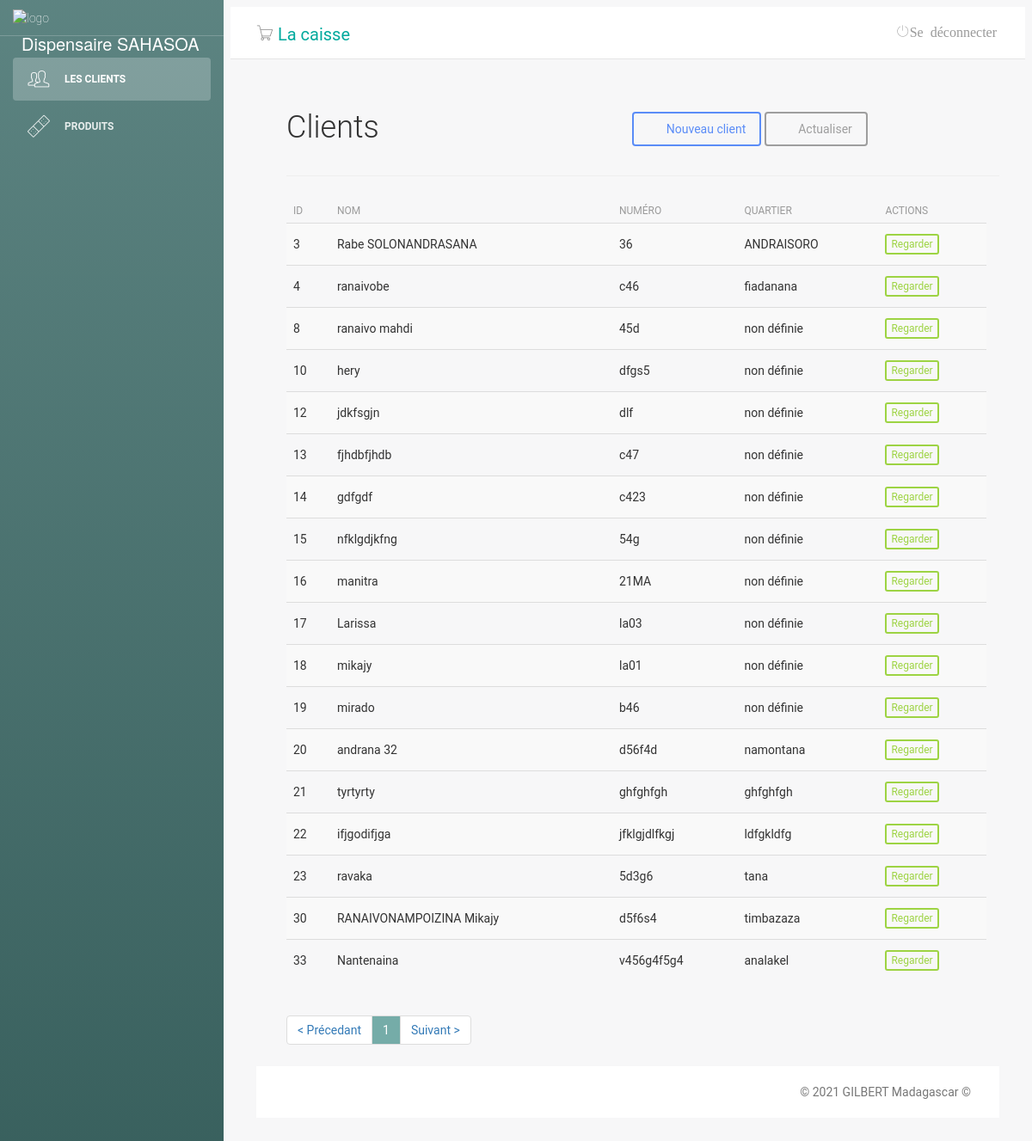
/main.php?pg=cliente, run on an earlier commit of the app's database.
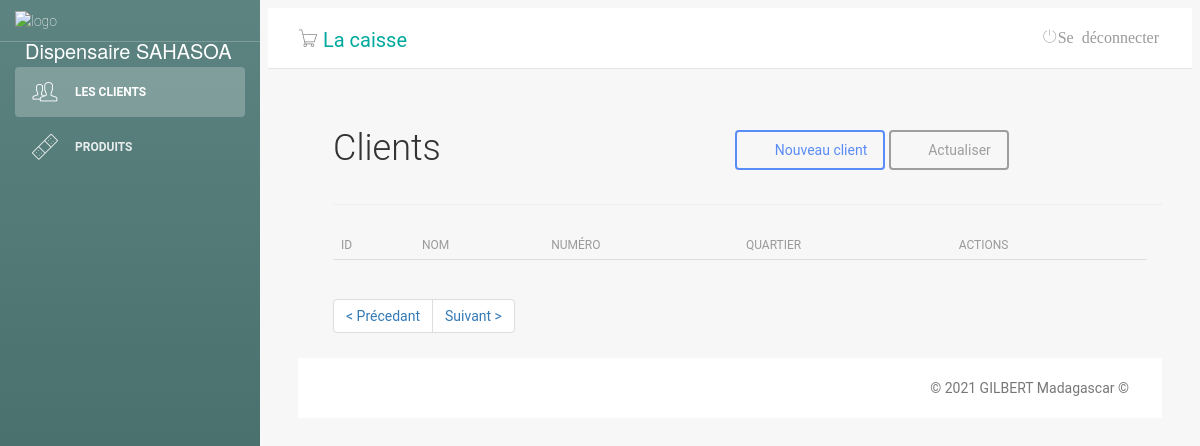
And on a later commit of the database.
### tables this page shows
CREATE TABLE "tb_clientes" (
	"id"	INTEGER NOT NULL,
	"cpf"	int(11),
	"nome"	varchar(55),
	"dataNascimento"	date,
	"endereco"	varchar(55),
	"numero"	TEXT,
	"bairro"	varchar(55),
	"telefone"	int(11),
	"celular"	int(11),
	"email"	varchar(55),
	"insciption_date"	TEXT,
	"mois"	NUMERIC,
	"an"	NUMERIC,
	PRIMARY KEY("id" AUTOINCREMENT)
);

### cliente.php (the view, shortened to what this page needs)
<?php
include('classes/Mysql.php');
?>
<?php
$numRows = 0;
$itemsPerPage = 30;
$totalItemReq = $db->query('SELECT id FROM tb_clientes');
while ($row = $totalItemReq->fetch(SQLITE3_ASSOC)) {
    ++$numRows;
}
$totalItem = $numRows;
$totalPages = ceil($totalItem / $itemsPerPage) + 1;
if (isset($_GET['page']) and !empty($_GET['page']) and $_GET['page'] > 0 and $_GET['page'] <= $totalItem) {
    $_GET['page'] = intval($_GET['page']);
    $currentPage = $_GET['page'];
} else {
    $currentPage = 1;
}
$begin = ($currentPage - 1) * $itemsPerPage;
$sql = $db->prepare("SELECT * FROM `tb_clientes` LIMIT $begin,$itemsPerPage");
$sql->execute();
$clientes = $sql->fetchAll();
?>
<div class="lista-cliente">
    <div id="top" class="row">
        <div class="col-sm-2">
            <h2>Clients</h2>
        </div>
        <div class="col-sm-6">
        </div>
        <div class="col-sm-4 btn-lista">
            <a class="btn btn-primary" href="?pg=adicionar-cliente"><i class="fa fa-plus"></i> Nouveau client</a>
            <a class="btn btn-default" href="?pg=cliente"><i class="fa fa-refresh"></i> Actualiser</a>
        </div>
    </div>
    <hr />
    <div id="list" class="row">
        <div class="table-responsive col-md-12">
            <table class="table table-striped" cellspacing="0" cellpadding="0">
                <thead>
                    <tr>
                        <th>ID</th>
                        <th>Nom</th>
                        <th>Numéro</th>
                        <th>Quartier</th>
                        <th class="actions">Actions</th>
                    </tr>
                </thead>
                <tbody>
                    <tr>
                        <?php foreach ($clientes as $value) : ?>
                            <td><?php echo $value['id'] ?></td>
                            <td><?php echo $value['nome'] ?></td>
                            <td><?php echo $value['numero'] ?></td>
                            <td><?php echo $value['bairro'] ?></td>
                            <td class="actions">
                                <a class="btn btn-success btn-xs" href="?pg=visualizar-cliente&id=<?php echo $value['id']; ?>">Regarder</a>
                            </td>
                    </tr>
                <?php endforeach; ?>
                </tbody>
            </table>
            <div id="bottom" class="row">
                <div class="col-md-12">
                <ul class="pagination">
                    <?php if ($currentPage != 1) {
                        $prev = $currentPage - 1;
                        echo '<li class="prev"><a href="?pg=cliente&page=' . ($prev) . '" rel="next">&lt; Précedant</a></li>';
                    } else {
                        echo '<li><a href="#">&lt; Précedant</a></li>';
                    }
                    ?>
                    <?php for ($i = 1; $i < $totalPages; $i++) {
                        if ($i == $currentPage) {
                            echo '<li><a  style="background-color: #75aca8; color:white;" href="#">' . $i . '</a></li>';
                        } else {
                            echo '<li><a href="?pg=cliente&page=' . $i . '">' . $i . '</a></li>';
                        }
                    } ?>
                    <?php if ($currentPage < ($totalPages - 1)) {
                        echo '<li class="next"><a href="?pg=cliente&page=' . (++$currentPage) . '" rel="next">Suivant &gt;</a></li>';
                    } else {
                        echo '<li class="next"><a href="#" rel="next">Suivant &gt;</a></li>';
                    }
                    ?>
                </ul>
                </div>
            </div>
        </div>

What changed in the data, as far as the page shows it:
removed tb_clientes: id "3", nome "Rabe SOLONANDRASANA", numero "36", bairro "ANDRAISORO"
removed tb_clientes: id "4", nome "ranaivobe", numero "c46", bairro "fiadanana"
removed tb_clientes: id "8", nome "ranaivo mahdi", numero "45d", bairro "non définie"
removed tb_clientes: id "10", nome "hery", numero "dfgs5", bairro "non définie"
removed tb_clientes: id "12", nome "jdkfsgjn", numero "dlf", bairro "non définie"
removed tb_clientes: id "13", nome "fjhdbfjhdb", numero "c47", bairro "non définie"
removed tb_clientes: id "14", nome "gdfgdf", numero "c423", bairro "non définie"
removed tb_clientes: id "15", nome "nfklgdjkfng", numero "54g", bairro "non définie"
removed tb_clientes: id "16", nome "manitra", numero "21MA", bairro "non définie"
removed tb_clientes: id "17", nome "Larissa", numero "la03", bairro "non définie"
removed tb_clientes: id "18", nome "mikajy", numero "la01", bairro "non définie"
removed tb_clientes: id "19", nome "mirado", numero "b46", bairro "non définie"
removed tb_clientes: id "20", nome "andrana 32", numero "d56f4d", bairro "namontana"
removed tb_clientes: id "21", nome "tyrtyrty", numero "ghfghfgh", bairro "ghfghfgh"
removed tb_clientes: id "22", nome "ifjgodifjga", numero "jfklgjdlfkgj", bairro "ldfgkldfg"
removed tb_clientes: id "23", nome "ravaka", numero "5d3g6", bairro "tana"
removed tb_clientes: id "30", nome "RANAIVONAMPOIZINA Mikajy", numero "d5f6s4", bairro "timbazaza"
removed tb_clientes: id "33", nome "Nantenaina", numero "v456g4f5g4", bairro "analakel"
Also different on the page:
list line gone: "1"
